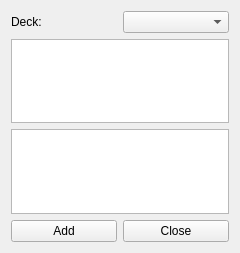
<?xml version="1.0" encoding="UTF-8"?>
<ui version="4.0">
 <class>Form</class>
 <widget class="QWidget" name="Form">
  <property name="geometry">
   <rect>
    <x>0</x>
    <y>0</y>
    <width>240</width>
    <height>253</height>
   </rect>
  </property>
  <property name="windowTitle">
   <string>Form</string>
  </property>
  <layout class="QVBoxLayout" name="verticalLayout_2">
   <item>
    <layout class="QVBoxLayout" name="verticalLayout">
     <item>
      <layout class="QHBoxLayout" name="horizontalLayout">
       <item>
        <widget class="QLabel" name="label">
         <property name="text">
          <string>Deck:</string>
         </property>
        </widget>
       </item>
       <item>
        <widget class="QComboBox" name="comboBox"/>
       </item>
      </layout>
     </item>
     <item>
      <widget class="QPlainTextEdit" name="plainTextEdit"/>
     </item>
     <item>
      <widget class="QPlainTextEdit" name="plainTextEdit_2"/>
     </item>
     <item>
      <layout class="QHBoxLayout" name="horizontalLayout_2">
       <item>
        <widget class="QPushButton" name="addButton">
         <property name="text">
          <string>Add</string>
         </property>
        </widget>
       </item>
       <item>
        <widget class="QPushButton" name="closeButton">
         <property name="text">
          <string>Close</string>
         </property>
        </widget>
       </item>
      </layout>
     </item>
    </layout>
   </item>
  </layout>
 </widget>
 <resources/>
 <connections/>
</ui>
